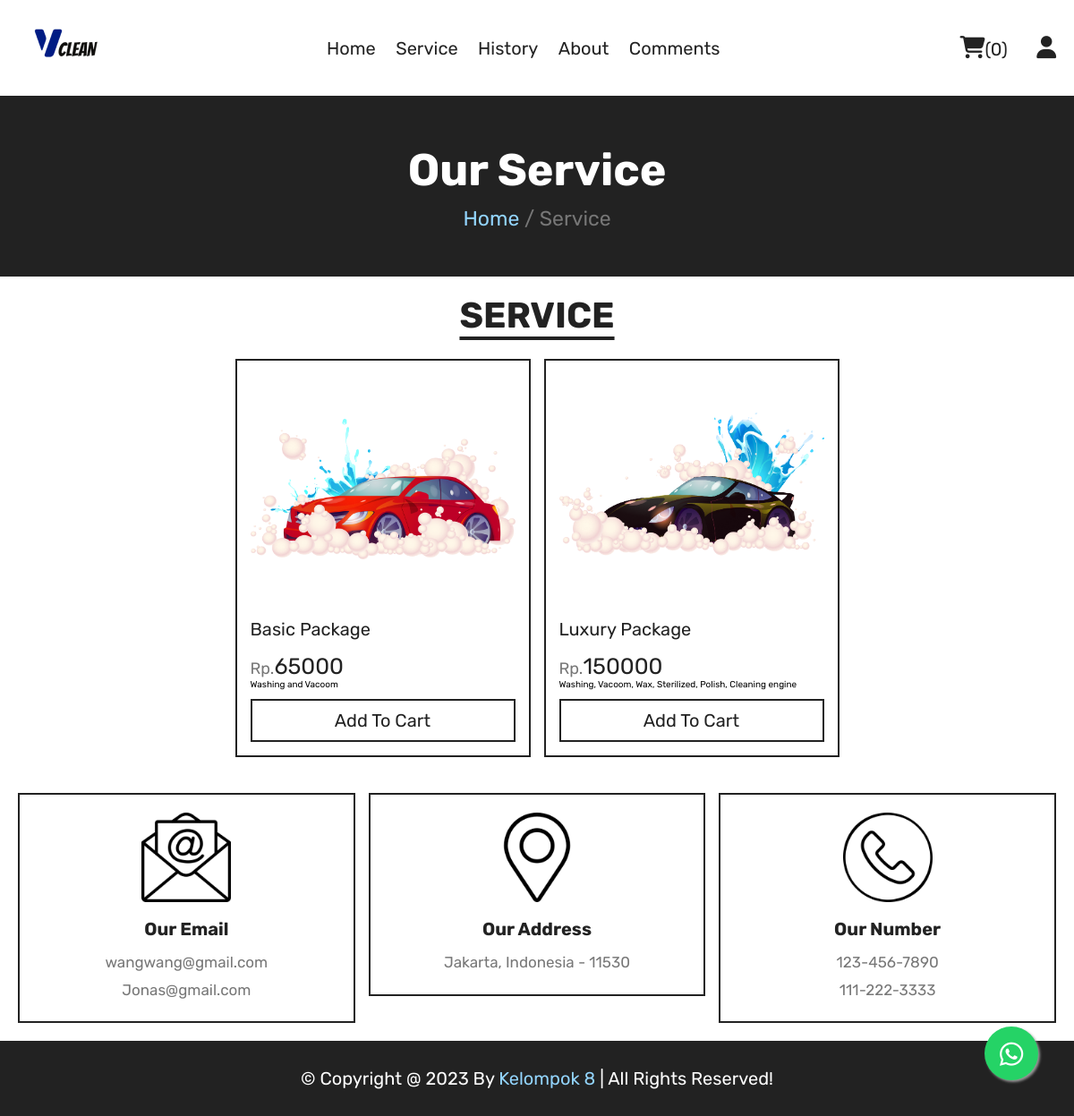
The app's page /service.php with its own data.
### tables this page shows
CREATE TABLE `products` (
  `id` int(100) NOT NULL,
  `name` varchar(100) NOT NULL,
  `keterangan` varchar(100) NOT NULL,
  `price` int(10) NOT NULL,
  `image` varchar(100) NOT NULL
);

### service.php (the view, shortened to what this page needs)
<?php
include 'components/connect.php';
?>
<!DOCTYPE html>
<html lang="en">
<head>
   <link rel="stylesheet" href="https://cdnjs.cloudflare.com/ajax/libs/font-awesome/6.1.1/css/all.min.css">
   <link rel="stylesheet" href="css/style.css">
   <link rel="stylesheet" href="https://cdnjs.cloudflare.com/ajax/libs/font-awesome/6.2.1/css/all.min.css" />
</head>
<body>
<?php include 'components/user_header.php'; ?>
<div class="heading">
   <h3>Our Service</h3>
   <p><a href="home.php">Home</a> <span> / Service</span></p>
</div>
<section class="products">
   <h1 class="title">Service</h1>
   <div class="box-container">
      <?php
         $select_products = $conn->prepare("SELECT * FROM `products`");
         $select_products->execute();
         if($select_products->rowCount() > 0){
            while($fetch_products = $select_products->fetch(PDO::FETCH_ASSOC)){
      ?>
   <form action="" method="post" class="box">
      <img src="uploaded_img/<?= $fetch_products['image']; ?>" alt="">
      <div class="name"><?= $fetch_products['name']; ?></div>
      <div class="flex">
         <div class="price"><span>Rp.</span><?= $fetch_products['price']; ?></div>
      </div>
      <div class="keterangan"><?= $fetch_products['keterangan']; ?></div>
      <button type="submit" name="add_to_cart" class="cart-btn">add to cart</button>
   </form>
      <?php
            }
         }else{
            echo '<p class="empty">no products added yet!</p>';
         }
      ?>
   </div>
</section>
<a href="https:/wa.me/6282252636543"  target="_blank" class="whatsapp_float"><i class="fa-brands fa-whatsapp whatsapp-icon"></i></a>
</body>
</html>
<?php include 'components/footer.php'; ?>
</body>
</html>

### css/style.css (style rules this page uses)
:root { --maincolor:#093075; --lightblue:#93d5ff; --red:#e74c3c; --white:#fff; --black:#222; --light-color:#777; --border:.2rem solid var(--black); }
* { font-family: 'Rubik', sans-serif; margin:0; padding:0; box-sizing: border-box; outline: none; border: none; text-decoration: none; }
html { font-size: 62.5%; overflow-x: hidden; scroll-behavior: smooth; stop-opacity: 7rem; }
section { margin:0 auto; max-width: 1200px; padding:2rem; }
.title { text-align: center; margin-bottom: 2.5rem; font-size: 4rem; color:var(--black); text-transform: uppercase; text-decoration: underline; text-underline-offset: 1rem; }
.heading { display: flex; align-items: center; justify-content: center; gap:1rem; flex-flow: column; background-color: var(--black); min-height: 20rem; }
.heading h3 { font-size: 5rem; color:var(--white); }
.heading p { font-size: 2.3rem; color:var(--light-color); }
.heading p a { color:var(--lightblue); }
.whatsapp_float { position: fixed; width: 60px; height: 60px; bottom: 40px; right: 40px; background-color: #25d366; color: #fff; border-radius: 50px; text-align: center; font-size: 30px; box-shadow: 2px 2px 3px #999; z-index: 100; }
.whatsapp-icon { margin-top: 16px; }
.products .box-container { display: grid; grid-template-columns: repeat(auto-fit, 33rem); justify-content: center; align-items: flex-start; gap:1.5rem; }
.products .box-container .box { border:var(--border); padding:1.5rem; position: relative; overflow: hidden; }
.products .box-container .box img { height: 25rem; width: 100%; object-fit: contain; margin-bottom: 1rem; }
.products .box-container .box .name { font-size: 2rem; color:var(--black); margin:1rem 0; }
.products .box-container .box .flex { display: flex; align-items: center; gap:1rem; margin-top: 1.5rem; }
.products .box-container .box .flex .price { margin-right: auto; font-size: 2.5rem; color:var(--black); }
.products .box-container .box .flex .price span { color:var(--light-color); font-size: 1.8rem; }
.products form .cart-btn { width: 100%; padding:1rem 3rem; text-align: center; border:var(--border); font-size: 2rem; color:var(--black); cursor: pointer; text-transform: capitalize; background: none; margin-top: 1rem; }

### records on screen
products: image (picture), name "Basic Package", price "65000", keterangan "Washing and Vacoom"
products: image (picture), name "Luxury Package", price "150000", keterangan "Washing, Vacoom, Wax, Sterilized, Polish, Cleaning engine"

### other values on screen
$total_cart_items "0"
